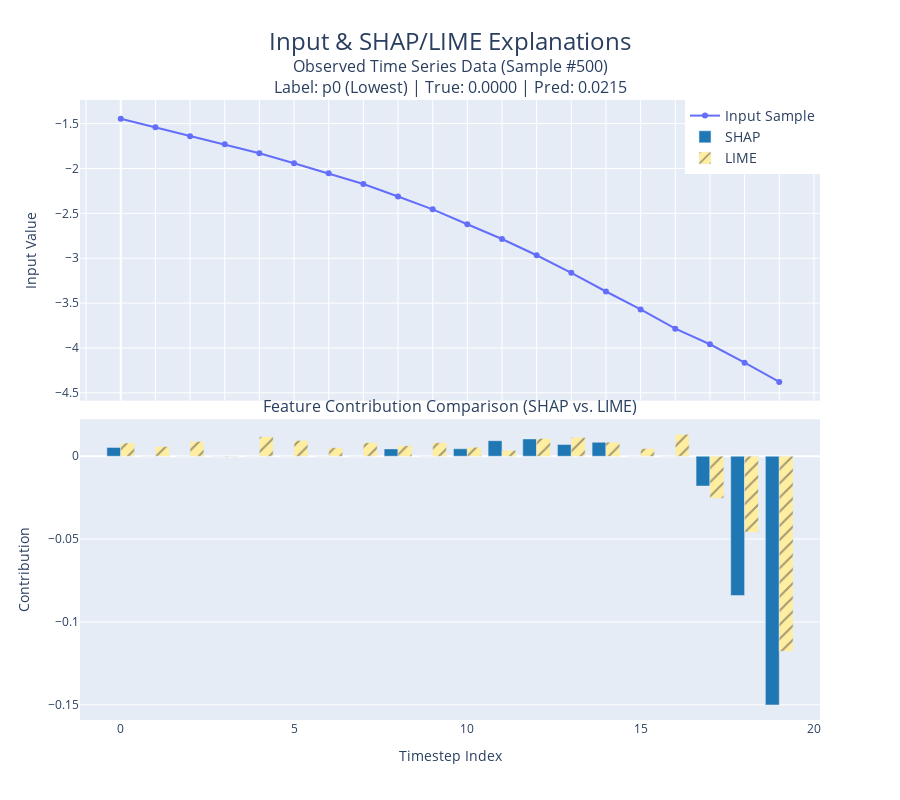
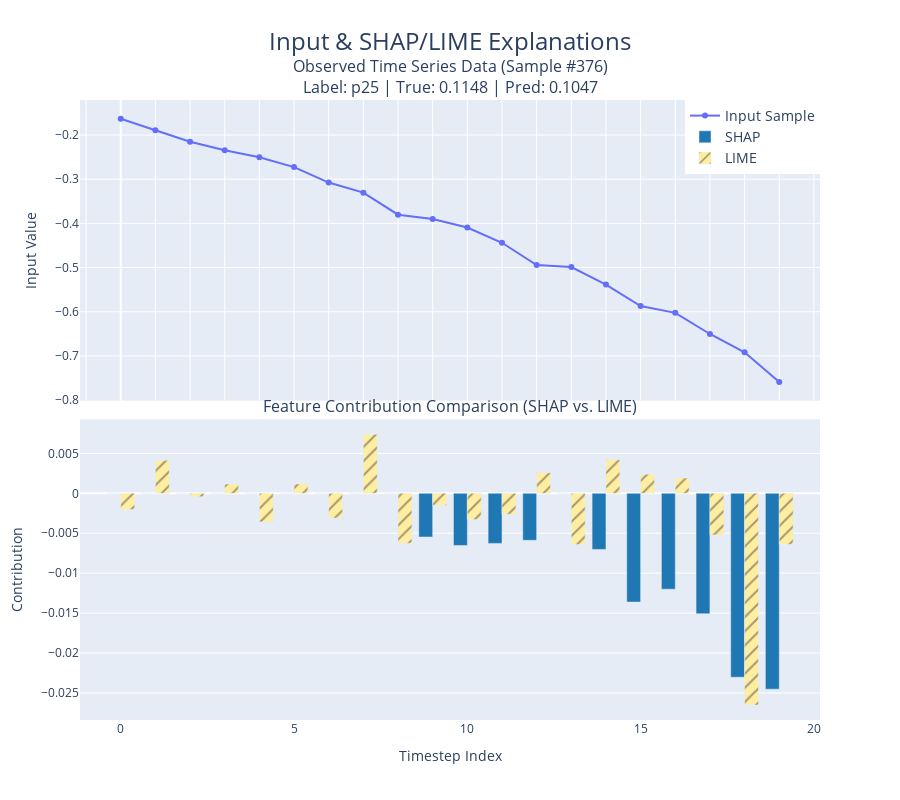

The code cell stored with these charts, in order, in its notebook:
### Markdown cell above
This subsection will explore how the explanations change for different percentiles of the target variable. We will use the SHAP and LIME libraries to explain the predictions of a regression model.

### Code cell
# ===============================================
# Looking at how SHAP and LIME values compare for samples for different values of the target variable
# ===============================================
# The purpose of this section is to show how the predictions change for samples with different target values.
# We will pick samples at different percentiles of the target variable, then compare SHAP and LIME explanations.

y_pred_lstm = lstm_model.predict(X_test_flat.reshape(-1, 20, 1), verbose=False).flatten()

# =======================================
# 1) Pick Interesting Samples (Percentiles)
# =======================================
sorted_indices = np.argsort(y_test_reg) 
n_samples = len(y_test_reg)

p0_index   = sorted_indices[0]
p25_index  = sorted_indices[int(0.25 * n_samples)]
p50_index  = sorted_indices[int(0.50 * n_samples)]
p75_index  = sorted_indices[int(0.75 * n_samples)]
p100_index = sorted_indices[-1]

percentile_indices = {
    "p0 (Lowest)": p0_index,
    "p25": p25_index,
    "p50": p50_index,
    "p75": p75_index,
    "p100 (Highest)": p100_index
}

print("Percentile sample indices based on true values:")
for label, idx in percentile_indices.items():
    print(f"{label}: index {idx}, "
          f"prediction {y_test_reg[idx]:.4f}, "
          f"true {y_pred_lstm[idx]:.4f}")


# =======================================
# 2) Generate Combined Plots using the explain_and_plot_shap_lime function.
# =======================================
for label, idx in percentile_indices.items():
    sample_2d = X_test_flat[idx]  # shape: (n_timesteps,)
    true_val  = y_test_reg[idx]
    pred_val  = y_pred_lstm[idx]
    
    explain_and_plot_shap_lime(
        sample_2d=sample_2d,
        sample_index=idx,
        label=label,
        y_true=true_val,
        y_pred=pred_val
    )

### Figure 1 — Plotly figure (JSON) as saved in the notebook; plotly's stock layout.template omitted (floating-point values rounded to 4 significant figures)
{"data": [{"mode": "lines+markers", "name": "Input Sample", "type": "scatter", "x": [0, 1, 2, 3, 4, 5, 6, 7, 8, 9, 10, 11, 12, 13, 14, 15, 16, 17, 18, 19], "xaxis": "x", "y": [-1.446, -1.541, -1.64, -1.729, -1.83, -1.941, -2.054, -2.172, -2.312, -2.455, -2.622, -2.785, -2.967, -3.163, -3.371, -3.57, -3.785, -3.959, -4.164, -4.378], "yaxis": "y"}, {"marker": {"color": "#1F77B4"}, "name": "SHAP", "showlegend": true, "type": "bar", "x": [0, 1, 2, 3, 4, 5, 6, 7, 8, 9, 10, 11, 12, 13, 14, 15, 16, 17, 18, 19], "xaxis": "x2", "y": [0.00534, 0.0, 0.0, 0.0, 0.0, 0.0, 0.0, 0.0, 0.004435, 0.0, 0.004514, 0.009385, 0.01044, 0.007045, 0.008398, 0.0, 0.0, -0.01801, -0.08406, -0.1501], "yaxis": "y2"}, {"marker": {"color": "#FFEDA0", "pattern": {"shape": "/"}}, "name": "LIME", "showlegend": true, "type": "bar", "x": [0, 1, 2, 3, 4, 5, 6, 7, 8, 9, 10, 11, 12, 13, 14, 15, 16, 17, 18, 19], "xaxis": "x2", "y": [0.00796, 0.005841, 0.008961, -0.0002412, 0.01173, 0.009489, 0.00515, 0.008199, 0.006329, 0.008155, 0.005408, 0.003618, 0.01075, 0.01146, 0.008421, 0.004676, 0.01321, -0.0253, -0.04591, -0.1177], "yaxis": "y2"}], "layout": {"annotations": [{"font": {"size": 16}, "showarrow": false, "text": "Observed Time Series Data (Sample #500)<br>Label: p0 (Lowest) | True: 0.0000 | Pred: 0.0215", "x": 0.5, "xanchor": "center", "xref": "paper", "y": 1, "yanchor": "bottom", "yref": "paper"}, {"font": {"size": 16}, "showarrow": false, "text": "Feature Contribution Comparison (SHAP vs. LIME)", "x": 0.5, "xanchor": "center", "xref": "paper", "y": 0.485, "yanchor": "bottom", "yref": "paper"}], "barmode": "group", "height": 800, "legend": {"font": {"size": 14}, "tracegroupgap": 0, "x": 1, "xanchor": "right", "y": 1, "yanchor": "top"}, "title": {"font": {"size": 24}, "text": "Input & SHAP/LIME Explanations", "x": 0.5, "xanchor": "center"}, "xaxis": {"anchor": "y", "domain": [0, 1], "dtick": 1, "matches": "x2", "showticklabels": false, "tickmode": "linear"}, "xaxis2": {"anchor": "y2", "domain": [0, 1], "title": {"text": "Timestep Index"}}, "yaxis": {"anchor": "x", "domain": [0.515, 1], "title": {"text": "Input Value"}}, "yaxis2": {"anchor": "x2", "domain": [0, 0.485], "title": {"text": "Contribution"}}}}

### Figure 2 — Plotly figure (JSON) as saved in the notebook; plotly's stock layout.template omitted (floating-point values rounded to 4 significant figures)
{"data": [{"mode": "lines+markers", "name": "Input Sample", "type": "scatter", "x": [0, 1, 2, 3, 4, 5, 6, 7, 8, 9, 10, 11, 12, 13, 14, 15, 16, 17, 18, 19], "xaxis": "x", "y": [-0.1633, -0.1891, -0.2153, -0.2344, -0.2505, -0.2726, -0.3076, -0.3305, -0.3804, -0.3902, -0.4095, -0.4439, -0.4943, -0.4989, -0.5384, -0.5871, -0.6025, -0.6504, -0.6917, -0.7589], "yaxis": "y"}, {"marker": {"color": "#1F77B4"}, "name": "SHAP", "showlegend": true, "type": "bar", "x": [0, 1, 2, 3, 4, 5, 6, 7, 8, 9, 10, 11, 12, 13, 14, 15, 16, 17, 18, 19], "xaxis": "x2", "y": [0.0, 0.0, 0.0, 0.0, 0.0, 0.0, 0.0, 0.0, 0.0, -0.005473, -0.006527, -0.00627, -0.005884, 0.0, -0.007025, -0.01362, -0.01201, -0.01508, -0.02303, -0.02453], "yaxis": "y2"}, {"marker": {"color": "#FFEDA0", "pattern": {"shape": "/"}}, "name": "LIME", "showlegend": true, "type": "bar", "x": [0, 1, 2, 3, 4, 5, 6, 7, 8, 9, 10, 11, 12, 13, 14, 15, 16, 17, 18, 19], "xaxis": "x2", "y": [-0.002013, 0.004127, -0.0004236, 0.001165, -0.003578, 0.001182, -0.003093, 0.007386, -0.006254, -0.001501, -0.003269, -0.002612, 0.002585, -0.006402, 0.004192, 0.0024, 0.001908, -0.005215, -0.0265, -0.006382], "yaxis": "y2"}], "layout": {"annotations": [{"font": {"size": 16}, "showarrow": false, "text": "Observed Time Series Data (Sample #376)<br>Label: p25 | True: 0.1148 | Pred: 0.1047", "x": 0.5, "xanchor": "center", "xref": "paper", "y": 1, "yanchor": "bottom", "yref": "paper"}, {"font": {"size": 16}, "showarrow": false, "text": "Feature Contribution Comparison (SHAP vs. LIME)", "x": 0.5, "xanchor": "center", "xref": "paper", "y": 0.485, "yanchor": "bottom", "yref": "paper"}], "barmode": "group", "height": 800, "legend": {"font": {"size": 14}, "tracegroupgap": 0, "x": 1, "xanchor": "right", "y": 1, "yanchor": "top"}, "title": {"font": {"size": 24}, "text": "Input & SHAP/LIME Explanations", "x": 0.5, "xanchor": "center"}, "xaxis": {"anchor": "y", "domain": [0, 1], "dtick": 1, "matches": "x2", "showticklabels": false, "tickmode": "linear"}, "xaxis2": {"anchor": "y2", "domain": [0, 1], "title": {"text": "Timestep Index"}}, "yaxis": {"anchor": "x", "domain": [0.515, 1], "title": {"text": "Input Value"}}, "yaxis2": {"anchor": "x2", "domain": [0, 0.485], "title": {"text": "Contribution"}}}}
